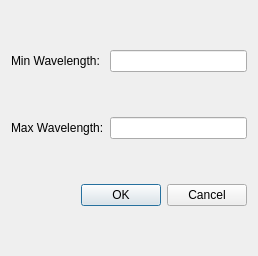
<?xml version="1.0" encoding="UTF-8"?>
<ui version="4.0">
 <class>ChromaticFocusShiftSettingDialog</class>
 <widget class="QDialog" name="ChromaticFocusShiftSettingDialog">
  <property name="geometry">
   <rect>
    <x>0</x>
    <y>0</y>
    <width>258</width>
    <height>256</height>
   </rect>
  </property>
  <property name="windowTitle">
   <string>Dialog</string>
  </property>
  <layout class="QGridLayout" name="gridLayout">
   <item row="0" column="0">
    <widget class="QLabel" name="label">
     <property name="text">
      <string>Min Wavelength:</string>
     </property>
    </widget>
   </item>
   <item row="0" column="1">
    <widget class="QLineEdit" name="minWvlEdit"/>
   </item>
   <item row="1" column="0">
    <widget class="QLabel" name="label_2">
     <property name="text">
      <string>Max Wavelength:</string>
     </property>
    </widget>
   </item>
   <item row="1" column="1">
    <widget class="QLineEdit" name="maxWvlEdit"/>
   </item>
   <item row="2" column="0" colspan="2">
    <widget class="QDialogButtonBox" name="buttonBox">
     <property name="orientation">
      <enum>Qt::Horizontal</enum>
     </property>
     <property name="standardButtons">
      <set>QDialogButtonBox::Cancel|QDialogButtonBox::Ok</set>
     </property>
    </widget>
   </item>
  </layout>
 </widget>
 <resources/>
 <connections>
  <connection>
   <sender>buttonBox</sender>
   <signal>accepted()</signal>
   <receiver>ChromaticFocusShiftSettingDialog</receiver>
   <slot>accept()</slot>
   <hints>
    <hint type="sourcelabel">
     <x>248</x>
     <y>254</y>
    </hint>
    <hint type="destinationlabel">
     <x>157</x>
     <y>274</y>
    </hint>
   </hints>
  </connection>
  <connection>
   <sender>buttonBox</sender>
   <signal>rejected()</signal>
   <receiver>ChromaticFocusShiftSettingDialog</receiver>
   <slot>reject()</slot>
   <hints>
    <hint type="sourcelabel">
     <x>316</x>
     <y>260</y>
    </hint>
    <hint type="destinationlabel">
     <x>286</x>
     <y>274</y>
    </hint>
   </hints>
  </connection>
 </connections>
</ui>
